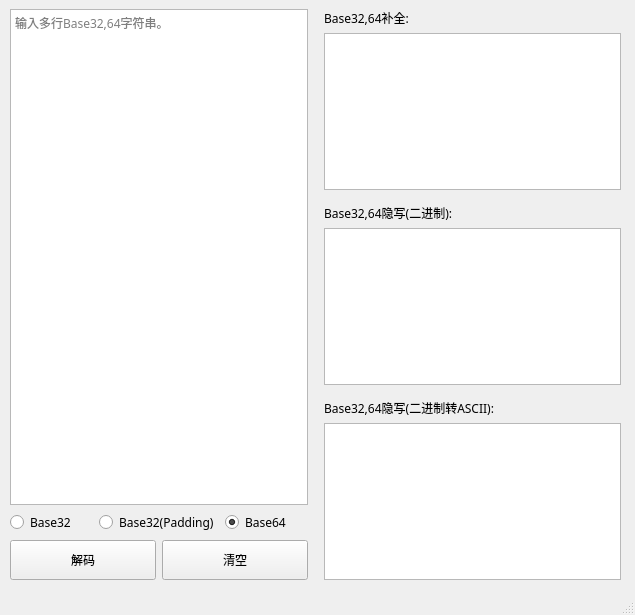
<?xml version="1.0" encoding="UTF-8"?>
<ui version="4.0">
 <class>MainWindow</class>
 <widget class="QMainWindow" name="MainWindow">
  <property name="geometry">
   <rect>
    <x>0</x>
    <y>0</y>
    <width>635</width>
    <height>615</height>
   </rect>
  </property>
  <property name="font">
   <font>
    <family>微软雅黑</family>
   </font>
  </property>
  <property name="contextMenuPolicy">
   <enum>Qt::DefaultContextMenu</enum>
  </property>
  <property name="windowTitle">
   <string>Base-Tools v1.0.3   作者:Byxs20</string>
  </property>
  <widget class="QWidget" name="centralwidget">
   <widget class="QWidget" name="layoutWidget">
    <property name="geometry">
     <rect>
      <x>10</x>
      <y>9</y>
      <width>611</width>
      <height>571</height>
     </rect>
    </property>
    <layout class="QHBoxLayout" name="horizontalLayout">
     <item>
      <layout class="QVBoxLayout" name="verticalLayout_3" stretch="0">
       <item>
        <layout class="QHBoxLayout" name="horizontalLayout_7">
         <item>
          <layout class="QVBoxLayout" name="verticalLayout_2" stretch="0,0,0">
           <item>
            <widget class="MyQPlanTextEdit" name="plainTextEdit">
             <property name="font">
              <font>
               <family>微软雅黑</family>
              </font>
             </property>
             <property name="placeholderText">
              <string>输入多行Base32,64字符串。</string>
             </property>
            </widget>
           </item>
           <item>
            <layout class="QVBoxLayout" name="verticalLayout_7">
             <item>
              <layout class="QHBoxLayout" name="horizontalLayout_3">
               <item>
                <widget class="QRadioButton" name="radioButton">
                 <property name="text">
                  <string>Base32</string>
                 </property>
                </widget>
               </item>
               <item>
                <widget class="QRadioButton" name="radioButton_3">
                 <property name="text">
                  <string>Base32(Padding)</string>
                 </property>
                </widget>
               </item>
               <item>
                <widget class="QRadioButton" name="radioButton_2">
                 <property name="text">
                  <string>Base64</string>
                 </property>
                 <property name="checked">
                  <bool>true</bool>
                 </property>
                </widget>
               </item>
              </layout>
             </item>
            </layout>
           </item>
           <item>
            <layout class="QHBoxLayout" name="horizontalLayout_4">
             <item>
              <widget class="QPushButton" name="pushButton">
               <property name="sizePolicy">
                <sizepolicy hsizetype="Minimum" vsizetype="Fixed">
                 <horstretch>0</horstretch>
                 <verstretch>0</verstretch>
                </sizepolicy>
               </property>
               <property name="minimumSize">
                <size>
                 <width>130</width>
                 <height>40</height>
                </size>
               </property>
               <property name="text">
                <string>解码</string>
               </property>
              </widget>
             </item>
             <item>
              <widget class="QPushButton" name="pushButton_2">
               <property name="sizePolicy">
                <sizepolicy hsizetype="Minimum" vsizetype="Fixed">
                 <horstretch>0</horstretch>
                 <verstretch>0</verstretch>
                </sizepolicy>
               </property>
               <property name="minimumSize">
                <size>
                 <width>130</width>
                 <height>40</height>
                </size>
               </property>
               <property name="text">
                <string>清空</string>
               </property>
              </widget>
             </item>
            </layout>
           </item>
          </layout>
         </item>
        </layout>
       </item>
      </layout>
     </item>
     <item>
      <spacer name="horizontalSpacer">
       <property name="orientation">
        <enum>Qt::Horizontal</enum>
       </property>
       <property name="sizeType">
        <enum>QSizePolicy::Minimum</enum>
       </property>
       <property name="sizeHint" stdset="0">
        <size>
         <width>10</width>
         <height>20</height>
        </size>
       </property>
      </spacer>
     </item>
     <item>
      <layout class="QVBoxLayout" name="verticalLayout_6">
       <item>
        <layout class="QVBoxLayout" name="verticalLayout_4">
         <item>
          <widget class="QLabel" name="label_7">
           <property name="text">
            <string>Base32,64补全:</string>
           </property>
          </widget>
         </item>
         <item>
          <layout class="QHBoxLayout" name="horizontalLayout_2">
           <item>
            <widget class="QPlainTextEdit" name="plainTextEdit_2"/>
           </item>
          </layout>
         </item>
         <item>
          <spacer name="verticalSpacer_2">
           <property name="orientation">
            <enum>Qt::Vertical</enum>
           </property>
           <property name="sizeType">
            <enum>QSizePolicy::Minimum</enum>
           </property>
           <property name="sizeHint" stdset="0">
            <size>
             <width>20</width>
             <height>8</height>
            </size>
           </property>
          </spacer>
         </item>
        </layout>
       </item>
       <item>
        <layout class="QVBoxLayout" name="verticalLayout">
         <item>
          <widget class="QLabel" name="label_8">
           <property name="text">
            <string>Base32,64隐写(二进制):</string>
           </property>
          </widget>
         </item>
         <item>
          <widget class="QPlainTextEdit" name="plainTextEdit_3"/>
         </item>
         <item>
          <spacer name="verticalSpacer_3">
           <property name="orientation">
            <enum>Qt::Vertical</enum>
           </property>
           <property name="sizeType">
            <enum>QSizePolicy::Minimum</enum>
           </property>
           <property name="sizeHint" stdset="0">
            <size>
             <width>20</width>
             <height>8</height>
            </size>
           </property>
          </spacer>
         </item>
        </layout>
       </item>
       <item>
        <layout class="QVBoxLayout" name="verticalLayout_5">
         <item>
          <widget class="QLabel" name="label_9">
           <property name="text">
            <string>Base32,64隐写(二进制转ASCII):</string>
           </property>
          </widget>
         </item>
         <item>
          <widget class="QPlainTextEdit" name="plainTextEdit_4"/>
         </item>
        </layout>
       </item>
      </layout>
     </item>
    </layout>
   </widget>
  </widget>
  <widget class="QStatusBar" name="statusbar"/>
 </widget>
 <customwidgets>
  <customwidget>
   <class>MyQPlanTextEdit</class>
   <extends>QPlainTextEdit</extends>
   <header>myqplantextedit.h</header>
  </customwidget>
 </customwidgets>
 <resources/>
 <connections/>
</ui>
